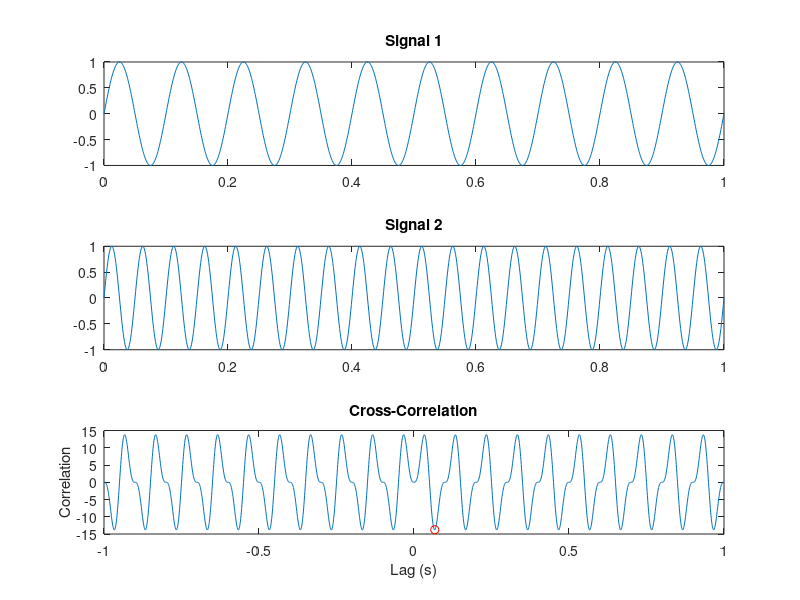

Write MATLAB code to recreate this figure.
% Generate two signals with a time delay
Fs = 1000; % Sampling frequency
t = 0:1/Fs:1; % Time vector
f1 = 10; % Signal frequency
f2 = 20;
x1 = sin(2*pi*f1*t);
x2 = sin(2*pi*f2*(t-0.1)); % Add a 100 ms delay to the second signal

% Compute the cross-correlation between the two signals
[Rxy,lags] = xcorr(x1,x2);

% Find the lag that maximizes the correlation
[~,I] = max(abs(Rxy));
lag = lags(I);

% Plot the signals and the cross-correlation
figure;
subplot(3,1,1);
plot(t,x1);
title('Signal 1');
subplot(3,1,2);
plot(t,x2);
title('Signal 2');
subplot(3,1,3);
plot(lags/Fs,Rxy);
title('Cross-Correlation');
xlabel('Lag (s)');
ylabel('Correlation');
hold on;
plot(lag/Fs,Rxy(I),'ro');
